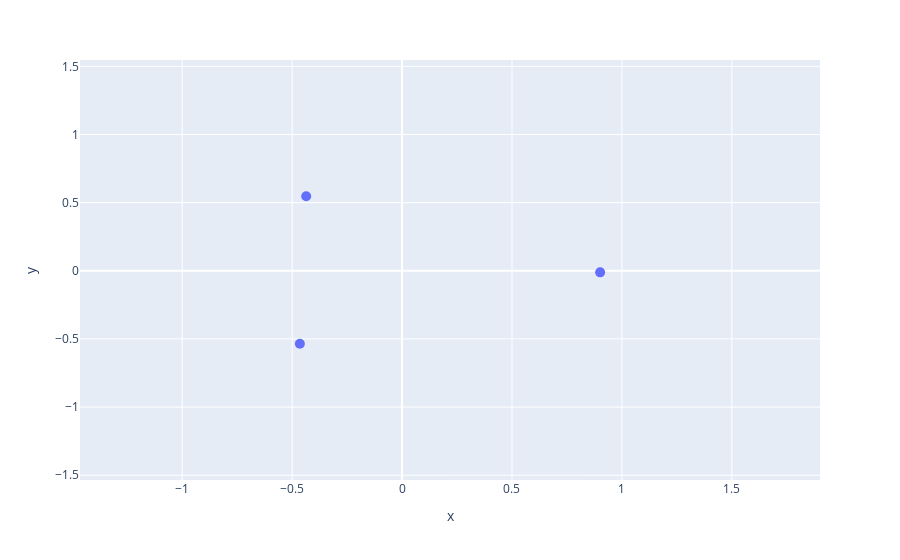

The code cell stored with this chart in its notebook:
### Code cell
pca = PCA(n_components=2)

visualise_with_dimensional_reduction(df_first_example, pca)

### Figure 1 — Plotly figure (JSON) as saved in the notebook; plotly's stock layout.template omitted (floating-point values rounded to 4 significant figures)
{"data": [{"customdata": [["The number PI has infinite decimal places and beginns with 3"], ["To calculate geometrical aspects of circles you need to use a special irrational number"], ["The weather in nuremberg is very bad, as expected"]], "hovertemplate": "x=%{x}<br>y=%{y}<br>sentence=%{customdata[0]}<extra></extra>", "legendgroup": "", "marker": {"color": "#636efa", "size": 10, "symbol": "circle"}, "mode": "markers", "name": "", "orientation": "v", "showlegend": false, "type": "scatter", "x": [-0.4648, -0.4361, 0.9009], "xaxis": "x", "y": [-0.5351, 0.5467, -0.01151], "yaxis": "y"}], "layout": {"legend": {"tracegroupgap": 0}, "margin": {"t": 60}, "xaxis": {"anchor": "y", "domain": [0, 1], "range": [-1.465, 1.901], "title": {"text": "x"}}, "yaxis": {"anchor": "x", "domain": [0, 1], "range": [-1.535, 1.547], "title": {"text": "y"}}}}
